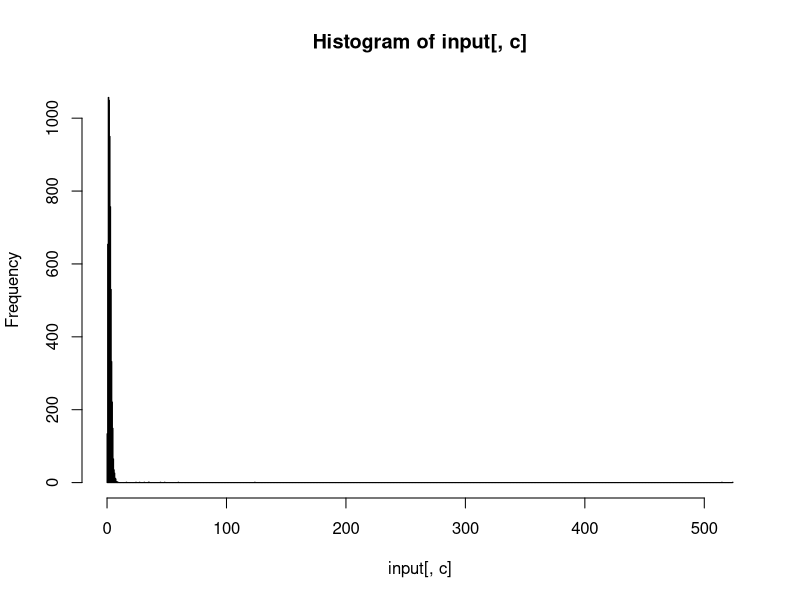
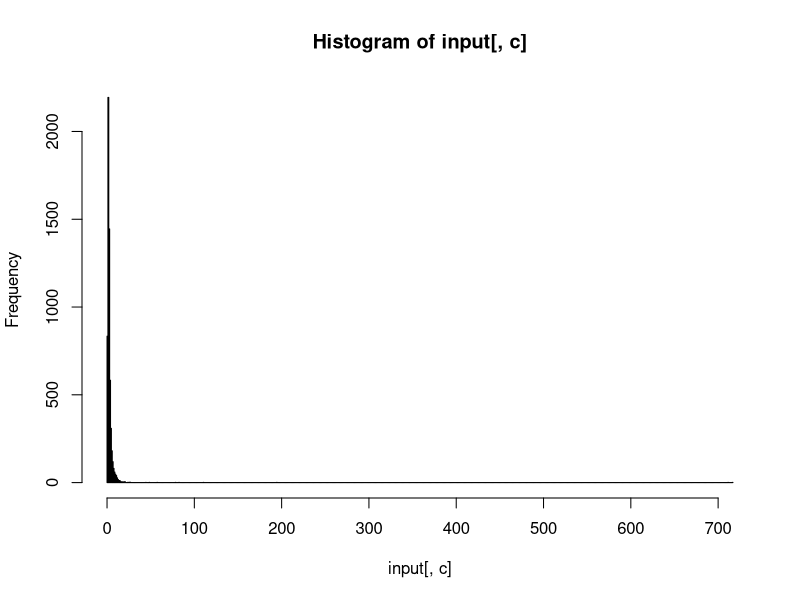
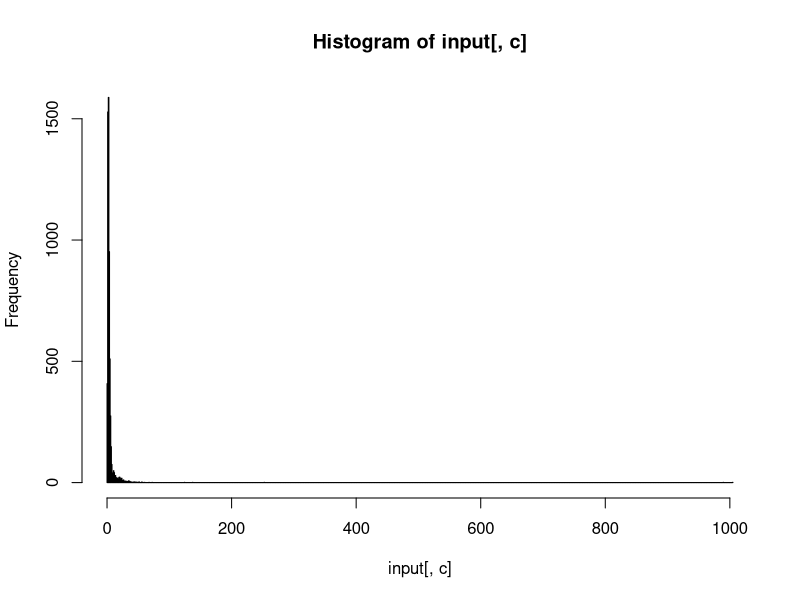
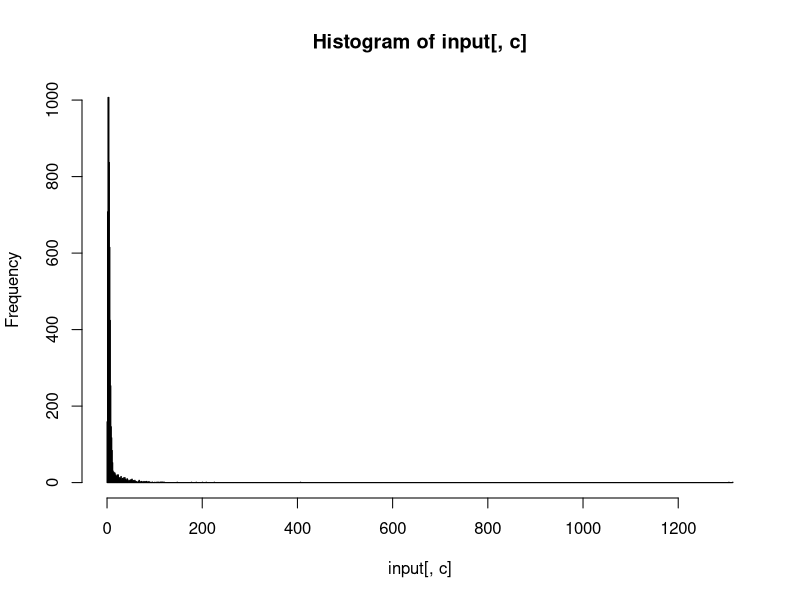
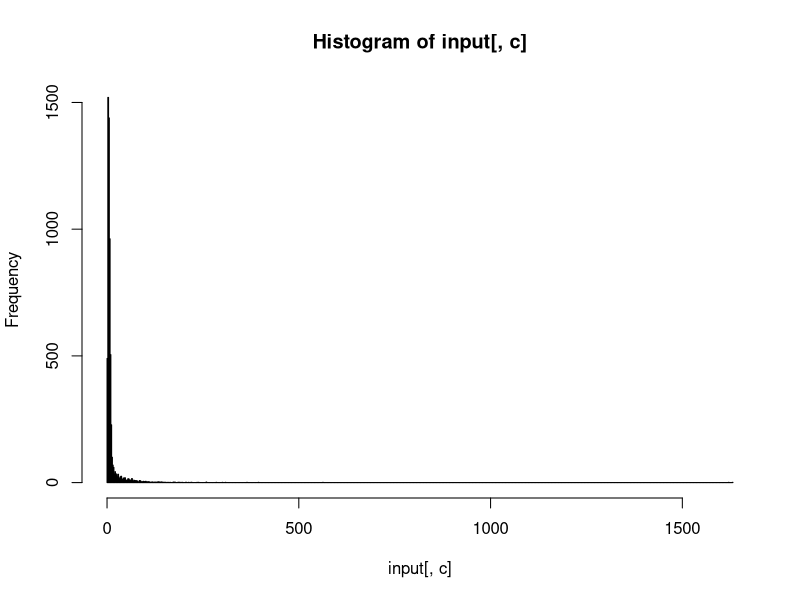
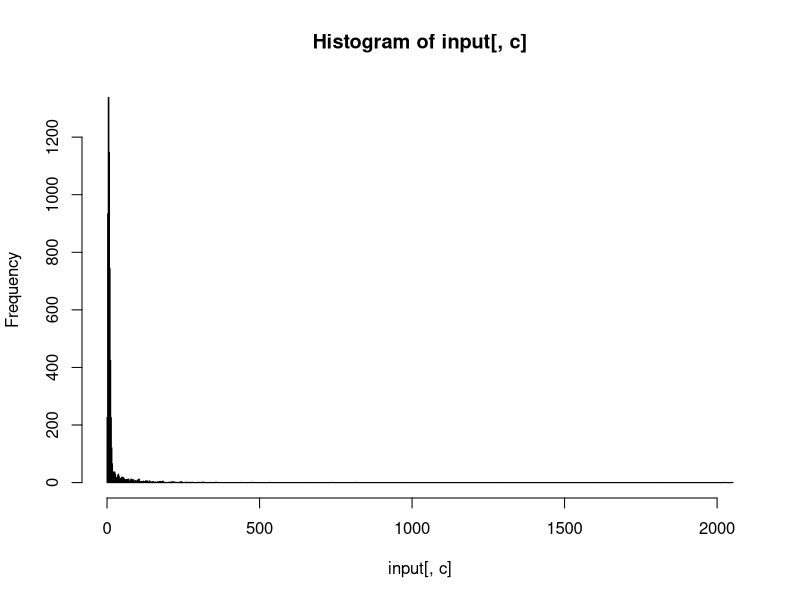
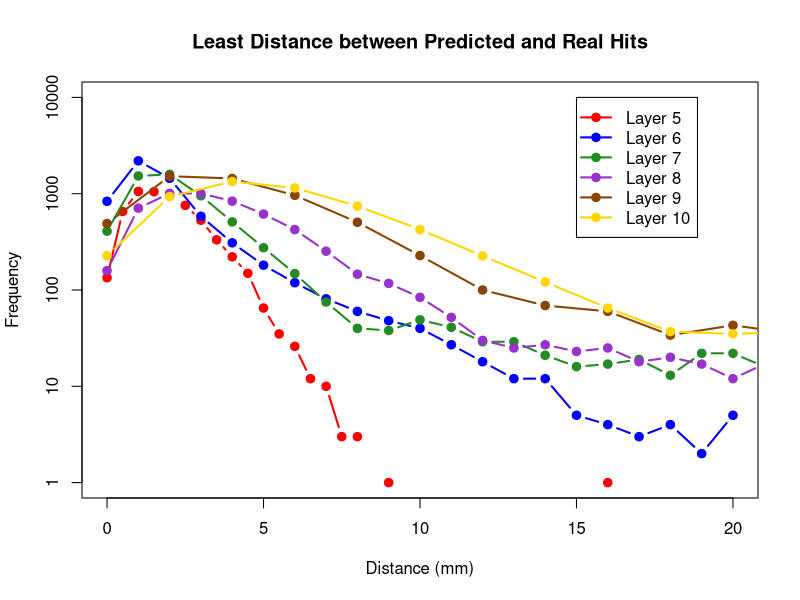

Here is the R script that generated these plots, in order:
###
#input <- read.csv("figures/application_2020_05_19/leastDist.pred_near.csv")
#input <- read.csv("figures/application_2020_05_19/leastDist.near_real.csv")
input <- read.csv("figures/application_2020_05_19/leastDist.pred_real.csv")

output_folder    = "figures/application_2020_05_19/leastDist_20200520"

#output_name      = "leastDist.pred_near_veryShortRange"
#output_name      = "leastDist.near_real_veryShortRange"
output_name      = "leastDist.pred_real_veryShortRange"

#main_title = "Least Distance between Predicted and Nearest Hits"
#main_title = "Least Distance between Nearest and Real Hits"
main_title = "Least Distance between Predicted and Real Hits"

xMin = 0
xMax = 20
yMin = 1
yMax = 10000

nrow.pred_near <- nrow(input)
ncol.pred_near <- ncol(input)

hist.colors <- c("red", "blue", "forestgreen", "darkorchid", "darkorange4", "gold")
hist.legend <- c("Layer 5", "Layer 6", "Layer 7", "Layer 8", "Layer 9", "Layer 10")

leastDist <- list()
xRange <- c()
yRange <- c()
for( c in 1:6 ){
	leastDist[[c]] <- hist(input[,c], nclass = 1000)
	xRange <- c( range(xRange, leastDist[[c]]$mids) )
	yRange <- c( range(yRange, leastDist[[c]]$counts) )
}

message("* Minimu and maximum value in x: ", min(xRange), " - ", max(xRange))
message("* Minimu and maximum value in y: ", min(yRange), " - ", max(yRange))

output_file_name <- paste( output_folder, "/", output_name, ".png", sep="" )
png(output_file_name, units="px", width=1600, height=1600, res=250)
for( l in 5:10 ){
	if( l == 5 ){
		plot( leastDist[[l-4]]$breaks[-length(leastDist[[l-4]]$counts+1)],
		      leastDist[[l-4]]$counts,
		      log = "y", type = "b",
		      #xlim = c(min(xRange), max(xRange)),
		      xlim = c(xMin, xMax),
		      #ylim = c(1, max(yRange)),
		      ylim = c(yMin, yMax),
		      xlab = "Distance (mm)",
	     	      ylab = "Frequency",
		      col = hist.colors[l-4], pch = 19, lty = 1, lwd = 2,
	      	      main = main_title )
	}
	else{
		points( leastDist[[l-4]]$breaks[-length(leastDist[[l-4]]$counts+1)],
		        leastDist[[l-4]]$counts,
		        log = "y", type = "b", col = hist.colors[l-4], pch = 19,
		        lty = 1, lwd = 2 )
	}
}
legend( 0.75*xMax, yMax, c(hist.legend),
        col = c(hist.colors), pch = c(19, 19, 19, 19, 19, 19),
        lty = c(1, 1, 1, 1, 1, 1), lwd = c(2, 2, 2, 2, 2, 2) )
dev.off()


